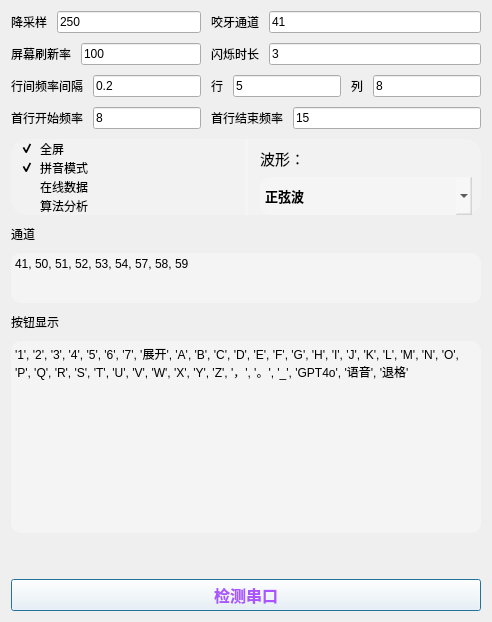
           <widget class="QWidget" name="tab_3">
            <attribute name="title">
             <string>配置</string>
            </attribute>
            <layout class="QGridLayout" name="gridLayout_2">
             <item row="5" column="0">
              <spacer name="verticalSpacer_7">
               <property name="orientation">
                <enum>Qt::Vertical</enum>
               </property>
               <property name="sizeHint" stdset="0">
                <size>
                 <width>20</width>
                 <height>40</height>
                </size>
               </property>
              </spacer>
             </item>
             <item row="1" column="0">
              <layout class="QVBoxLayout" name="verticalLayout_11">
               <property name="spacing">
                <number>10</number>
               </property>
               <item>
                <layout class="QGridLayout" name="gridLayout_6">
                 <item row="1" column="1">
                  <layout class="QHBoxLayout" name="horizontalLayout_4">
                   <item>
                    <widget class="QLabel" name="label_tlen">
                     <property name="text">
                      <string>闪烁时长</string>
                     </property>
                    </widget>
                   </item>
                   <item>
                    <widget class="QLineEdit" name="lineEdit_tlen">
                     <property name="text">
                      <string>3</string>
                     </property>
                    </widget>
                   </item>
                  </layout>
                 </item>
                 <item row="0" column="0">
                  <layout class="QHBoxLayout" name="horizontalLayout_25">
                   <item>
                    <widget class="QLabel" name="label_13">
                     <property name="text">
                      <string>降采样</string>
                     </property>
                    </widget>
                   </item>
                   <item>
                    <widget class="QLineEdit" name="lineEdit_Fs">
                     <property name="text">
                      <string>250</string>
                     </property>
                    </widget>
                   </item>
                  </layout>
                 </item>
                 <item row="1" column="0">
                  <layout class="QHBoxLayout" name="horizontalLayout_15">
                   <item>
                    <widget class="QLabel" name="label_7">
                     <property name="text">
                      <string>屏幕刷新率</string>
                     </property>
                    </widget>
                   </item>
                   <item>
                    <widget class="QLineEdit" name="lineEdit_screenflash">
                     <property name="text">
                      <string>100</string>
                     </property>
                    </widget>
                   </item>
                  </layout>
                 </item>
                 <item row="2" column="0">
                  <layout class="QHBoxLayout" name="horizontalLayout_23">
                   <item>
                    <widget class="QLabel" name="label_12">
                     <property name="text">
                      <string>行间频率间隔</string>
                     </property>
                    </widget>
                   </item>
                   <item>
                    <widget class="QLineEdit" name="lineEdit_v_space">
                     <property name="sizePolicy">
                      <sizepolicy hsizetype="Expanding" vsizetype="Fixed">
                       <horstretch>0</horstretch>
                       <verstretch>0</verstretch>
                      </sizepolicy>
                     </property>
                     <property name="minimumSize">
                      <size>
                       <width>40</width>
                       <height>0</height>
                      </size>
                     </property>
                     <property name="text">
                      <string>0.2</string>
                     </property>
                    </widget>
                   </item>
                  </layout>
                 </item>
                 <item row="0" column="1">
                  <layout class="QHBoxLayout" name="horizontalLayout_26">
                   <item>
                    <widget class="QLabel" name="label_15">
                     <property name="text">
                      <string>咬牙通道</string>
                     </property>
                    </widget>
                   </item>
                   <item>
                    <widget class="QLineEdit" name="lineEdit_tooth">
                     <property name="text">
                      <string>41</string>
                     </property>
                    </widget>
                   </item>
                  </layout>
                 </item>
                 <item row="2" column="1">
                  <layout class="QHBoxLayout" name="horizontalLayout_19">
                   <item>
                    <widget class="QLabel" name="label_8">
                     <property name="text">
                      <string>行</string>
                     </property>
                    </widget>
                   </item>
                   <item>
                    <widget class="QLineEdit" name="lineEdit_cols">
                     <property name="text">
                      <string>5</string>
                     </property>
                    </widget>
                   </item>
                   <item>
                    <widget class="QLabel" name="label_9">
                     <property name="text">
                      <string>列</string>
                     </property>
                    </widget>
                   </item>
                   <item>
                    <widget class="QLineEdit" name="lineEdit_rows">
                     <property name="text">
                      <string>8</string>
                     </property>
                    </widget>
                   </item>
                  </layout>
                 </item>
                 <item row="3" column="0">
                  <layout class="QHBoxLayout" name="horizontalLayout_21">
                   <item>
                    <widget class="QLabel" name="label_10">
                     <property name="text">
                      <string>首行开始频率</string>
                     </property>
                    </widget>
                   </item>
                   <item>
                    <widget class="QLineEdit" name="lineEdit_sta_fre">
                     <property name="text">
                      <string>8</string>
                     </property>
                    </widget>
                   </item>
                  </layout>
                 </item>
                 <item row="3" column="1">
                  <layout class="QHBoxLayout" name="horizontalLayout_22">
                   <item>
                    <widget class="QLabel" name="label_11">
                     <property name="text">
                      <string>首行结束频率</string>
                     </property>
                    </widget>
                   </item>
                   <item>
                    <widget class="QLineEdit" name="lineEdit_end_fre">
                     <property name="text">
                      <string>15</string>
                     </property>
                    </widget>
                   </item>
                  </layout>
                 </item>
                </layout>
               </item>
               <item>
                <widget class="QFrame" name="frame_24">
                 <property name="sizePolicy">
                  <sizepolicy hsizetype="Preferred" vsizetype="Expanding">
                   <horstretch>0</horstretch>
                   <verstretch>0</verstretch>
                  </sizepolicy>
                 </property>
                 <property name="minimumSize">
                  <size>
                   <width>0</width>
                   <height>70</height>
                  </size>
                 </property>
                 <property name="styleSheet">
                  <string notr="true">border-radius:16px ;
background-color: rgba(255, 255, 255, 51);</string>
                 </property>
                 <property name="frameShape">
                  <enum>QFrame::StyledPanel</enum>
                 </property>
                 <property name="frameShadow">
                  <enum>QFrame::Raised</enum>
                 </property>
                 <layout class="QHBoxLayout" name="horizontalLayout_24" stretch="0,0,0">
                  <property name="spacing">
                   <number>12</number>
                  </property>
                  <property name="topMargin">
                   <number>0</number>
                  </property>
                  <property name="bottomMargin">
                   <number>0</number>
                  </property>
                  <item>
                   <layout class="QVBoxLayout" name="verticalLayout_12">
                    <property name="spacing">
                     <number>0</number>
                    </property>
                    <item>
                     <widget class="QCheckBox" name="checkBox_fullscreen">
                      <property name="sizePolicy">
                       <sizepolicy hsizetype="Minimum" vsizetype="Preferred">
                        <horstretch>0</horstretch>
                        <verstretch>0</verstretch>
                       </sizepolicy>
                      </property>
                      <property name="styleSheet">
                       <string notr="true">background-color: rgba(255, 255, 255, 0);</string>
                      </property>
                      <property name="text">
                       <string>全屏</string>
                      </property>
                      <property name="checked">
                       <bool>true</bool>
                      </property>
                     </widget>
                    </item>
                    <item>
                     <widget class="QCheckBox" name="checkBox_pinyin">
                      <property name="sizePolicy">
                       <sizepolicy hsizetype="Minimum" vsizetype="Preferred">
                        <horstretch>0</horstretch>
                        <verstretch>0</verstretch>
                       </sizepolicy>
                      </property>
                      <property name="styleSheet">
                       <string notr="true">background-color: rgba(255, 255, 255, 0);</string>
                      </property>
                      <property name="text">
                       <string>拼音模式</string>
                      </property>
                      <property name="checked">
                       <bool>true</bool>
                      </property>
                     </widget>
                    </item>
                    <item>
                     <widget class="QCheckBox" name="checkBox_onlinedata">
                      <property name="sizePolicy">
                       <sizepolicy hsizetype="Minimum" vsizetype="Preferred">
                        <horstretch>0</horstretch>
                        <verstretch>0</verstretch>
                       </sizepolicy>
                      </property>
                      <property name="styleSheet">
                       <string notr="true">background-color: rgba(255, 255, 255, 0);</string>
                      </property>
                      <property name="text">
                       <string>在线数据</string>
                      </property>
                     </widget>
                    </item>
                    <item>
                     <widget class="QCheckBox" name="checkBox_analysis">
                      <property name="sizePolicy">
                       <sizepolicy hsizetype="Minimum" vsizetype="Preferred">
                        <horstretch>0</horstretch>
                        <verstretch>0</verstretch>
                       </sizepolicy>
                      </property>
                      <property name="styleSheet">
                       <string notr="true">background-color: rgba(255, 255, 255, 0);</string>
                      </property>
                      <property name="text">
                       <string>算法分析</string>
                      </property>
                     </widget>
                    </item>
                   </layout>
                  </item>
                  <item>
                   <widget class="Line" name="line_3">
                    <property name="orientation">
                     <enum>Qt::Vertical</enum>
                    </property>
                   </widget>
                  </item>
                  <item>
                   <layout class="QVBoxLayout" name="verticalLayout_13">
                    <property name="spacing">
                     <number>0</number>
                    </property>
                    <item>
                     <widget class="QLabel" name="label_6">
                      <property name="font">
                       <font>
                        <family>微软雅黑</family>
                        <pointsize>11</pointsize>
                        <weight>50</weight>
                        <bold>false</bold>
                       </font>
                      </property>
                      <property name="styleSheet">
                       <string notr="true">background-color: rgba(255, 255, 255, 0);</string>
                      </property>
                      <property name="text">
                       <string>波形：</string>
                      </property>
                     </widget>
                    </item>
                    <item>
                     <widget class="QComboBox" name="bound_wave">
                      <property name="sizePolicy">
                       <sizepolicy hsizetype="Preferred" vsizetype="Preferred">
                        <horstretch>0</horstretch>
                        <verstretch>0</verstretch>
                       </sizepolicy>
                      </property>
                      <property name="minimumSize">
                       <size>
                        <width>0</width>
                        <height>20</height>
                       </size>
                      </property>
                      <property name="font">
                       <font>
                        <family>微软雅黑</family>
                        <pointsize>10</pointsize>
                        <weight>75</weight>
                        <bold>true</bold>
                       </font>
                      </property>
                      <property name="layoutDirection">
                       <enum>Qt::LeftToRight</enum>
                      </property>
                      <property name="autoFillBackground">
                       <bool>false</bool>
                      </property>
                      <property name="styleSheet">
                       <string notr="true">border-radius: 10px;</string>
                      </property>
                      <property name="editable">
                       <bool>false</bool>
                      </property>
                      <property name="insertPolicy">
                       <enum>QComboBox::InsertAlphabetically</enum>
                      </property>
                      <property name="sizeAdjustPolicy">
                       <enum>QComboBox::AdjustToContents</enum>
                      </property>
                      <property name="frame">
                       <bool>false</bool>
                      </property>
                      <item>
                       <property name="text">
                        <string>正弦波</string>
                       </property>
                      </item>
                      <item>
                       <property name="text">
                        <string>方波</string>
                       </property>
                      </item>
                     </widget>
                    </item>
                   </layout>
                  </item>
                 </layout>
                </widget>
               </item>
               <item>
                <layout class="QVBoxLayout" name="verticalLayout_5">
                 <item>
                  <widget class="QLabel" name="label_14">
                   <property name="text">
                    <string>通道</string>
                   </property>
                  </widget>
                 </item>
                 <item>
                  <widget class="QPlainTextEdit" name="plainTextEdit_channel">
                   <property name="sizePolicy">
                    <sizepolicy hsizetype="Expanding" vsizetype="MinimumExpanding">
                     <horstretch>0</horstretch>
                     <verstretch>0</verstretch>
                    </sizepolicy>
                   </property>
                   <property name="maximumSize">
                    <size>
                     <width>16777215</width>
                     <height>50</height>
                    </size>
                   </property>
                   <property name="styleSheet">
                    <string notr="true">background-color: rgba(255, 255, 255, 80);
border-radius: 10px;</string>
                   </property>
                   <property name="plainText">
                    <string>41, 50, 51, 52, 53, 54, 57, 58, 59</string>
                   </property>
                  </widget>
                 </item>
                 <item>
                  <layout class="QVBoxLayout" name="verticalLayout_2">
                   <item>
                    <widget class="QLabel" name="label_2">
                     <property name="text">
                      <string>按钮显示</string>
                     </property>
                    </widget>
                   </item>
                   <item>
                    <widget class="QPlainTextEdit" name="plainTextEdit_buttons">
                     <property name="sizePolicy">
                      <sizepolicy hsizetype="Expanding" vsizetype="Preferred">
                       <horstretch>0</horstretch>
                       <verstretch>0</verstretch>
                      </sizepolicy>
                     </property>
                     <property name="styleSheet">
                      <string notr="true">background-color: rgba(255, 255, 255, 80);
border-radius: 10px;</string>
                     </property>
                     <property name="plainText">
                      <string>'1', '2', '3', '4', '5', '6', '7', '展开', 'A', 'B', 'C', 'D', 'E', 'F', 'G', 'H', 'I', 'J', 'K', 'L', 'M', 'N', 'O', 'P', 'Q', 'R', 'S', 'T', 'U', 'V', 'W', 'X', 'Y', 'Z', '，', '。', '_', 'GPT4o', '语音', '退格'</string>
                     </property>
                    </widget>
                   </item>
                  </layout>
                 </item>
                </layout>
               </item>
              </layout>
             </item>
             <item row="6" column="0">
              <widget class="QPushButton" name="check">
               <property name="sizePolicy">
                <sizepolicy hsizetype="Preferred" vsizetype="Preferred">
                 <horstretch>0</horstretch>
                 <verstretch>0</verstretch>
                </sizepolicy>
               </property>
               <property name="font">
                <font>
                 <family>微软雅黑</family>
                 <pointsize>12</pointsize>
                 <weight>75</weight>
                 <bold>true</bold>
                </font>
               </property>
               <property name="styleSheet">
                <string notr="true">color:rgb(170, 85, 255);
background-color: rgba(255, 255, 255, 90);</string>
               </property>
               <property name="text">
                <string>检测串口</string>
               </property>
               <property name="autoRepeatInterval">
                <number>100</number>
               </property>
               <property name="default">
                <bool>true</bool>
               </property>
              </widget>
             </item>
            </layout>
           </widget>
